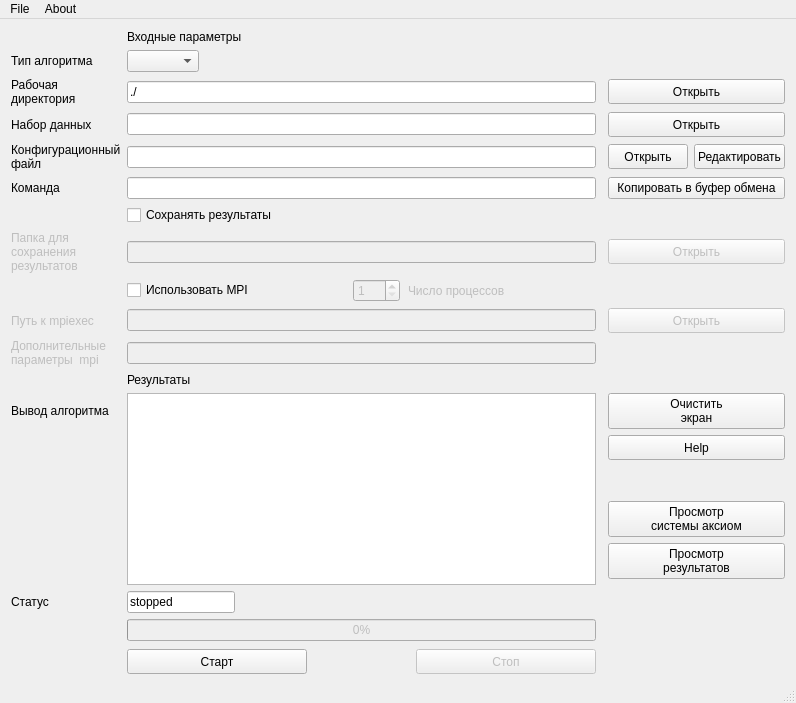
<?xml version="1.0" encoding="UTF-8"?>
<ui version="4.0">
 <class>mainWindow</class>
 <widget class="QMainWindow" name="mainWindow">
  <property name="geometry">
   <rect>
    <x>0</x>
    <y>0</y>
    <width>796</width>
    <height>703</height>
   </rect>
  </property>
  <property name="sizePolicy">
   <sizepolicy hsizetype="Preferred" vsizetype="Preferred">
    <horstretch>0</horstretch>
    <verstretch>0</verstretch>
   </sizepolicy>
  </property>
  <property name="minimumSize">
   <size>
    <width>450</width>
    <height>450</height>
   </size>
  </property>
  <property name="windowTitle">
   <string>AxiomLib GUI</string>
  </property>
  <widget class="QWidget" name="centralWidget">
   <layout class="QGridLayout" name="gridLayout">
    <item row="0" column="1">
     <widget class="QLabel" name="label_inputParams">
      <property name="sizePolicy">
       <sizepolicy hsizetype="MinimumExpanding" vsizetype="Preferred">
        <horstretch>0</horstretch>
        <verstretch>0</verstretch>
       </sizepolicy>
      </property>
      <property name="minimumSize">
       <size>
        <width>433</width>
        <height>14</height>
       </size>
      </property>
      <property name="text">
       <string>Входные параметры</string>
      </property>
     </widget>
    </item>
    <item row="1" column="0">
     <widget class="QLabel" name="label_algorithm">
      <property name="text">
       <string>Тип алгоритма</string>
      </property>
     </widget>
    </item>
    <item row="1" column="1" colspan="2">
     <widget class="QComboBox" name="comboBox_algorithm">
      <property name="sizePolicy">
       <sizepolicy hsizetype="Fixed" vsizetype="Maximum">
        <horstretch>0</horstretch>
        <verstretch>0</verstretch>
       </sizepolicy>
      </property>
     </widget>
    </item>
    <item row="3" column="0">
     <widget class="QLabel" name="label_dataSet">
      <property name="text">
       <string>Набор данных</string>
      </property>
     </widget>
    </item>
    <item row="3" column="1">
     <widget class="QLineEdit" name="lineEdit_dataSet">
      <property name="sizePolicy">
       <sizepolicy hsizetype="MinimumExpanding" vsizetype="Fixed">
        <horstretch>0</horstretch>
        <verstretch>0</verstretch>
       </sizepolicy>
      </property>
     </widget>
    </item>
    <item row="7" column="1">
     <widget class="QCheckBox" name="checkBox_saveResults">
      <property name="sizePolicy">
       <sizepolicy hsizetype="Fixed" vsizetype="Fixed">
        <horstretch>0</horstretch>
        <verstretch>0</verstretch>
       </sizepolicy>
      </property>
      <property name="text">
       <string>Сохранять результаты</string>
      </property>
      <property name="checked">
       <bool>false</bool>
      </property>
     </widget>
    </item>
    <item row="8" column="0">
     <widget class="QLabel" name="label_whereToSave">
      <property name="enabled">
       <bool>false</bool>
      </property>
      <property name="text">
       <string>Папка для
сохранения
результатов</string>
      </property>
     </widget>
    </item>
    <item row="8" column="1">
     <widget class="QLineEdit" name="lineEdit_whereToSave">
      <property name="enabled">
       <bool>false</bool>
      </property>
      <property name="sizePolicy">
       <sizepolicy hsizetype="MinimumExpanding" vsizetype="Fixed">
        <horstretch>0</horstretch>
        <verstretch>0</verstretch>
       </sizepolicy>
      </property>
     </widget>
    </item>
    <item row="13" column="1">
     <widget class="QLabel" name="label_results">
      <property name="sizePolicy">
       <sizepolicy hsizetype="MinimumExpanding" vsizetype="Preferred">
        <horstretch>0</horstretch>
        <verstretch>0</verstretch>
       </sizepolicy>
      </property>
      <property name="text">
       <string>Результаты</string>
      </property>
     </widget>
    </item>
    <item row="15" column="0">
     <widget class="QLabel" name="label_output">
      <property name="text">
       <string>Вывод алгоритма</string>
      </property>
     </widget>
    </item>
    <item row="18" column="3">
     <spacer name="verticalSpacer">
      <property name="orientation">
       <enum>Qt::Vertical</enum>
      </property>
      <property name="sizeHint" stdset="0">
       <size>
        <width>20</width>
        <height>235</height>
       </size>
      </property>
     </spacer>
    </item>
    <item row="22" column="0">
     <widget class="QLabel" name="label_status">
      <property name="text">
       <string>Статус</string>
      </property>
     </widget>
    </item>
    <item row="15" column="1" rowspan="7">
     <widget class="QTextEdit" name="textEdit_output">
      <property name="sizePolicy">
       <sizepolicy hsizetype="MinimumExpanding" vsizetype="MinimumExpanding">
        <horstretch>0</horstretch>
        <verstretch>0</verstretch>
       </sizepolicy>
      </property>
      <property name="readOnly">
       <bool>true</bool>
      </property>
     </widget>
    </item>
    <item row="23" column="1">
     <layout class="QGridLayout" name="gridLayout_2" rowstretch="1,1" columnstretch="1,1,1" rowminimumheight="30,30" columnminimumwidth="180,10,180">
      <property name="sizeConstraint">
       <enum>QLayout::SetDefaultConstraint</enum>
      </property>
      <property name="horizontalSpacing">
       <number>5</number>
      </property>
      <property name="verticalSpacing">
       <number>8</number>
      </property>
      <property name="margin">
       <number>0</number>
      </property>
      <item row="1" column="0">
       <widget class="QPushButton" name="startButton">
        <property name="sizePolicy">
         <sizepolicy hsizetype="MinimumExpanding" vsizetype="MinimumExpanding">
          <horstretch>0</horstretch>
          <verstretch>0</verstretch>
         </sizepolicy>
        </property>
        <property name="minimumSize">
         <size>
          <width>0</width>
          <height>25</height>
         </size>
        </property>
        <property name="text">
         <string>Старт</string>
        </property>
       </widget>
      </item>
      <item row="1" column="2">
       <widget class="QPushButton" name="stopButton">
        <property name="enabled">
         <bool>false</bool>
        </property>
        <property name="sizePolicy">
         <sizepolicy hsizetype="MinimumExpanding" vsizetype="MinimumExpanding">
          <horstretch>0</horstretch>
          <verstretch>0</verstretch>
         </sizepolicy>
        </property>
        <property name="minimumSize">
         <size>
          <width>0</width>
          <height>25</height>
         </size>
        </property>
        <property name="text">
         <string>Стоп</string>
        </property>
       </widget>
      </item>
      <item row="0" column="0" colspan="3">
       <widget class="QProgressBar" name="progressBar">
        <property name="enabled">
         <bool>false</bool>
        </property>
        <property name="sizePolicy">
         <sizepolicy hsizetype="MinimumExpanding" vsizetype="MinimumExpanding">
          <horstretch>0</horstretch>
          <verstretch>0</verstretch>
         </sizepolicy>
        </property>
        <property name="minimumSize">
         <size>
          <width>0</width>
          <height>20</height>
         </size>
        </property>
        <property name="value">
         <number>0</number>
        </property>
       </widget>
      </item>
      <item row="1" column="1">
       <spacer name="horizontalSpacer">
        <property name="orientation">
         <enum>Qt::Horizontal</enum>
        </property>
        <property name="sizeHint" stdset="0">
         <size>
          <width>40</width>
          <height>20</height>
         </size>
        </property>
       </spacer>
      </item>
     </layout>
    </item>
    <item row="20" column="3">
     <widget class="QPushButton" name="pushButton_resBrowser">
      <property name="text">
       <string>Просмотр
результатов</string>
      </property>
     </widget>
    </item>
    <item row="22" column="1" colspan="2">
     <widget class="QLineEdit" name="lineEdit_status">
      <property name="enabled">
       <bool>true</bool>
      </property>
      <property name="sizePolicy">
       <sizepolicy hsizetype="Maximum" vsizetype="Fixed">
        <horstretch>0</horstretch>
        <verstretch>0</verstretch>
       </sizepolicy>
      </property>
      <property name="acceptDrops">
       <bool>false</bool>
      </property>
      <property name="text">
       <string>stopped</string>
      </property>
      <property name="readOnly">
       <bool>true</bool>
      </property>
     </widget>
    </item>
    <item row="3" column="3">
     <widget class="QPushButton" name="browseButton_dataSet">
      <property name="sizePolicy">
       <sizepolicy hsizetype="Minimum" vsizetype="Fixed">
        <horstretch>0</horstretch>
        <verstretch>0</verstretch>
       </sizepolicy>
      </property>
      <property name="minimumSize">
       <size>
        <width>0</width>
        <height>25</height>
       </size>
      </property>
      <property name="text">
       <string>Открыть</string>
      </property>
     </widget>
    </item>
    <item row="4" column="0">
     <widget class="QLabel" name="label_params">
      <property name="text">
       <string>Конфигурационный
файл</string>
      </property>
     </widget>
    </item>
    <item row="4" column="1">
     <widget class="QLineEdit" name="lineEdit_params">
      <property name="sizePolicy">
       <sizepolicy hsizetype="MinimumExpanding" vsizetype="Fixed">
        <horstretch>0</horstretch>
        <verstretch>0</verstretch>
       </sizepolicy>
      </property>
     </widget>
    </item>
    <item row="15" column="3">
     <widget class="QPushButton" name="clearButton">
      <property name="sizePolicy">
       <sizepolicy hsizetype="Minimum" vsizetype="MinimumExpanding">
        <horstretch>0</horstretch>
        <verstretch>0</verstretch>
       </sizepolicy>
      </property>
      <property name="text">
       <string>Очистить
экран</string>
      </property>
     </widget>
    </item>
    <item row="2" column="1">
     <widget class="QLineEdit" name="lineEdit_workingDir">
      <property name="text">
       <string>./</string>
      </property>
     </widget>
    </item>
    <item row="2" column="0">
     <widget class="QLabel" name="label_workDir">
      <property name="text">
       <string>Рабочая
директория</string>
      </property>
     </widget>
    </item>
    <item row="2" column="3">
     <widget class="QPushButton" name="browseButton_workingDir">
      <property name="minimumSize">
       <size>
        <width>0</width>
        <height>25</height>
       </size>
      </property>
      <property name="text">
       <string>Открыть</string>
      </property>
     </widget>
    </item>
    <item row="9" column="1" rowspan="2">
     <layout class="QHBoxLayout" name="horizontalLayout">
      <property name="spacing">
       <number>8</number>
      </property>
      <item>
       <widget class="QCheckBox" name="checkBox_useMpi">
        <property name="text">
         <string>Использовать MPI</string>
        </property>
        <property name="checked">
         <bool>false</bool>
        </property>
       </widget>
      </item>
      <item>
       <spacer name="horizontalSpacer_3">
        <property name="orientation">
         <enum>Qt::Horizontal</enum>
        </property>
        <property name="sizeHint" stdset="0">
         <size>
          <width>40</width>
          <height>20</height>
         </size>
        </property>
       </spacer>
      </item>
      <item>
       <widget class="QSpinBox" name="spinBox_numProc">
        <property name="enabled">
         <bool>false</bool>
        </property>
        <property name="minimum">
         <number>1</number>
        </property>
        <property name="maximum">
         <number>999</number>
        </property>
       </widget>
      </item>
      <item>
       <widget class="QLabel" name="label_numProc">
        <property name="enabled">
         <bool>false</bool>
        </property>
        <property name="text">
         <string>Число процессов</string>
        </property>
       </widget>
      </item>
      <item>
       <spacer name="horizontalSpacer_2">
        <property name="orientation">
         <enum>Qt::Horizontal</enum>
        </property>
        <property name="sizeHint" stdset="0">
         <size>
          <width>40</width>
          <height>20</height>
         </size>
        </property>
       </spacer>
      </item>
     </layout>
    </item>
    <item row="11" column="0">
     <widget class="QLabel" name="label_pathToMpi">
      <property name="enabled">
       <bool>false</bool>
      </property>
      <property name="text">
       <string>Путь к mpiexec</string>
      </property>
     </widget>
    </item>
    <item row="11" column="1">
     <widget class="QLineEdit" name="lineEdit_pathToMpi">
      <property name="enabled">
       <bool>false</bool>
      </property>
     </widget>
    </item>
    <item row="11" column="3">
     <widget class="QPushButton" name="browseButton_mpi">
      <property name="enabled">
       <bool>false</bool>
      </property>
      <property name="minimumSize">
       <size>
        <width>0</width>
        <height>25</height>
       </size>
      </property>
      <property name="text">
       <string>Открыть</string>
      </property>
     </widget>
    </item>
    <item row="12" column="0">
     <widget class="QLabel" name="label_mpiOps">
      <property name="enabled">
       <bool>false</bool>
      </property>
      <property name="text">
       <string>Дополнительные
параметры  mpi</string>
      </property>
     </widget>
    </item>
    <item row="12" column="1">
     <widget class="QLineEdit" name="lineEdit_mpiOps">
      <property name="enabled">
       <bool>false</bool>
      </property>
     </widget>
    </item>
    <item row="8" column="3">
     <widget class="QPushButton" name="browseButton_whereToSave">
      <property name="enabled">
       <bool>false</bool>
      </property>
      <property name="sizePolicy">
       <sizepolicy hsizetype="Minimum" vsizetype="Fixed">
        <horstretch>0</horstretch>
        <verstretch>0</verstretch>
       </sizepolicy>
      </property>
      <property name="minimumSize">
       <size>
        <width>0</width>
        <height>25</height>
       </size>
      </property>
      <property name="text">
       <string>Открыть</string>
      </property>
     </widget>
    </item>
    <item row="19" column="3">
     <widget class="QPushButton" name="pushButton_asBrowser">
      <property name="text">
       <string>Просмотр
системы аксиом</string>
      </property>
     </widget>
    </item>
    <item row="16" column="3">
     <widget class="QPushButton" name="aboutButton">
      <property name="sizePolicy">
       <sizepolicy hsizetype="Minimum" vsizetype="Fixed">
        <horstretch>0</horstretch>
        <verstretch>0</verstretch>
       </sizepolicy>
      </property>
      <property name="minimumSize">
       <size>
        <width>0</width>
        <height>25</height>
       </size>
      </property>
      <property name="text">
       <string>Help</string>
      </property>
     </widget>
    </item>
    <item row="6" column="0">
     <widget class="QLabel" name="label_command">
      <property name="text">
       <string>Команда</string>
      </property>
     </widget>
    </item>
    <item row="6" column="1">
     <widget class="QLineEdit" name="lineEdit_command">
      <property name="readOnly">
       <bool>true</bool>
      </property>
     </widget>
    </item>
    <item row="4" column="3">
     <layout class="QHBoxLayout" name="horizontalLayout_2">
      <item>
       <widget class="QPushButton" name="browseButton_params">
        <property name="sizePolicy">
         <sizepolicy hsizetype="Minimum" vsizetype="Fixed">
          <horstretch>0</horstretch>
          <verstretch>0</verstretch>
         </sizepolicy>
        </property>
        <property name="minimumSize">
         <size>
          <width>0</width>
          <height>25</height>
         </size>
        </property>
        <property name="text">
         <string>Открыть</string>
        </property>
       </widget>
      </item>
      <item>
       <widget class="QPushButton" name="editButton_config">
        <property name="minimumSize">
         <size>
          <width>0</width>
          <height>25</height>
         </size>
        </property>
        <property name="text">
         <string>Редактировать</string>
        </property>
       </widget>
      </item>
     </layout>
    </item>
    <item row="6" column="3">
     <widget class="QPushButton" name="pushButton_copyCommand">
      <property name="text">
       <string>Копировать в буфер обмена</string>
      </property>
     </widget>
    </item>
   </layout>
  </widget>
  <widget class="QMenuBar" name="menuBar">
   <property name="geometry">
    <rect>
     <x>0</x>
     <y>0</y>
     <width>796</width>
     <height>25</height>
    </rect>
   </property>
   <widget class="QMenu" name="menuFile">
    <property name="title">
     <string>File</string>
    </property>
    <addaction name="actionClearAll"/>
    <addaction name="separator"/>
    <addaction name="actionExit"/>
   </widget>
   <widget class="QMenu" name="menuAbout">
    <property name="title">
     <string>About</string>
    </property>
    <addaction name="actionHelp"/>
    <addaction name="separator"/>
    <addaction name="actionVersion"/>
   </widget>
   <addaction name="menuFile"/>
   <addaction name="menuAbout"/>
  </widget>
  <widget class="QStatusBar" name="statusBar"/>
  <action name="actionExit">
   <property name="text">
    <string>Exit</string>
   </property>
  </action>
  <action name="actionClearAll">
   <property name="text">
    <string>Clear All</string>
   </property>
  </action>
  <action name="actionVersion">
   <property name="text">
    <string>Version</string>
   </property>
  </action>
  <action name="actionHelp">
   <property name="text">
    <string>Help</string>
   </property>
  </action>
 </widget>
 <layoutdefault spacing="6" margin="11"/>
 <tabstops>
  <tabstop>lineEdit_dataSet</tabstop>
  <tabstop>browseButton_dataSet</tabstop>
 </tabstops>
 <resources/>
 <connections/>
</ui>
